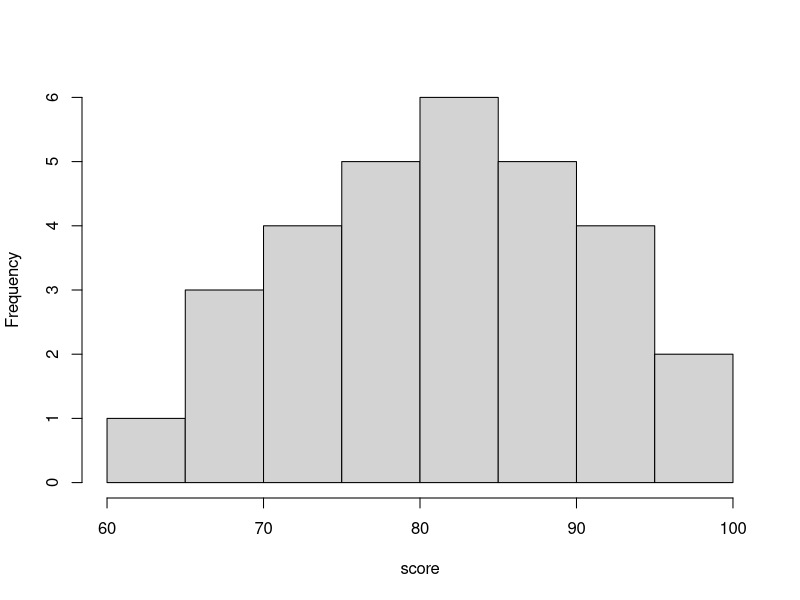
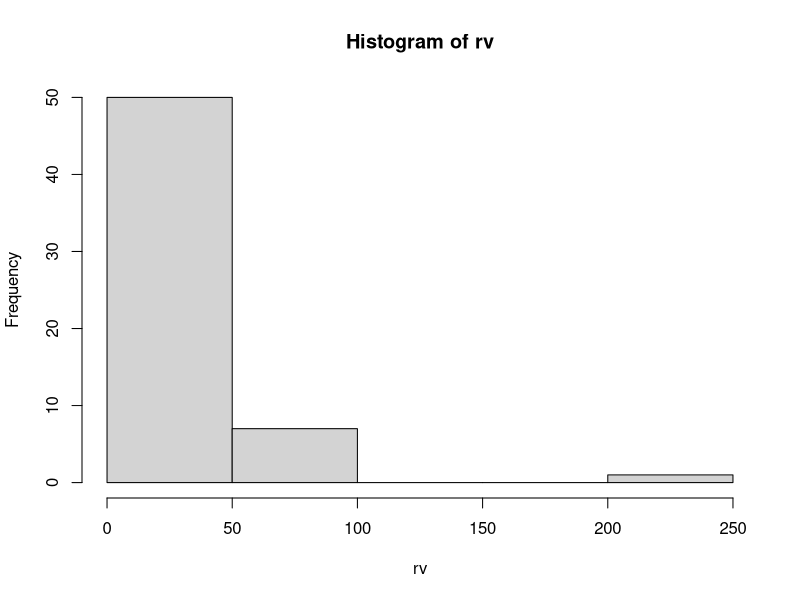
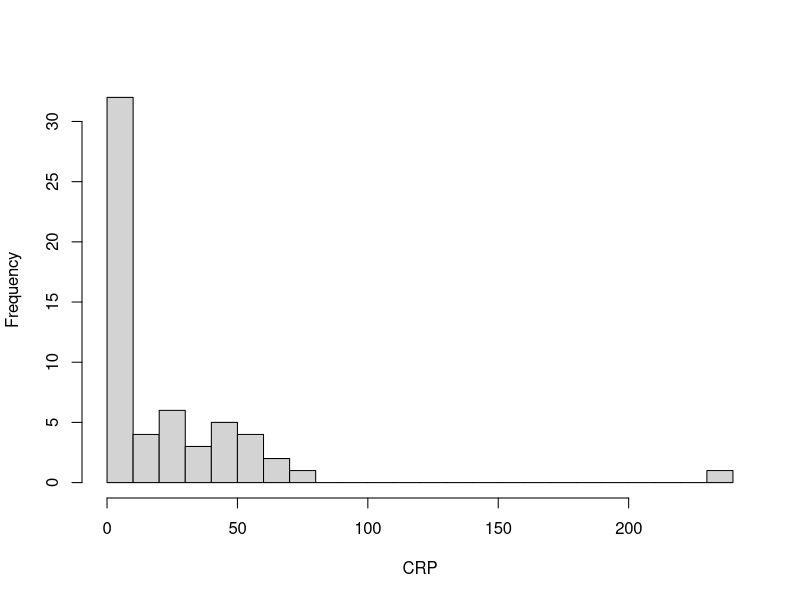
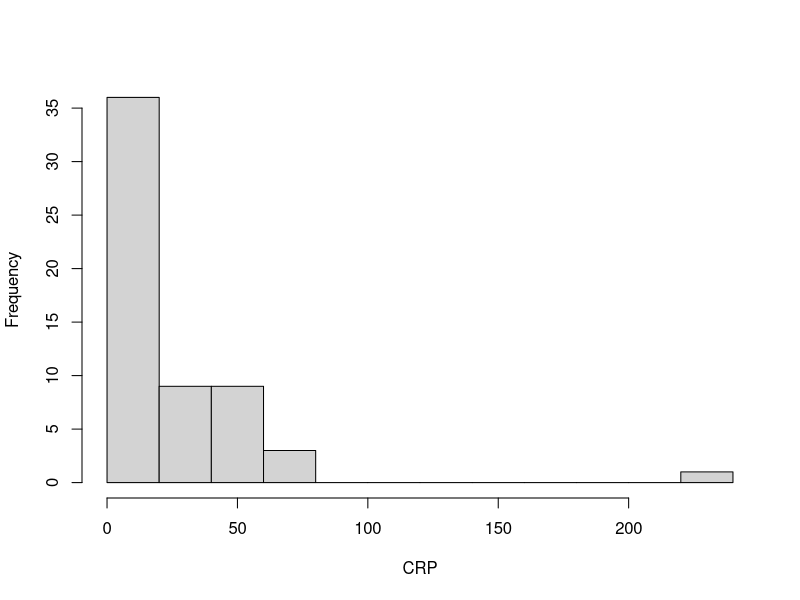
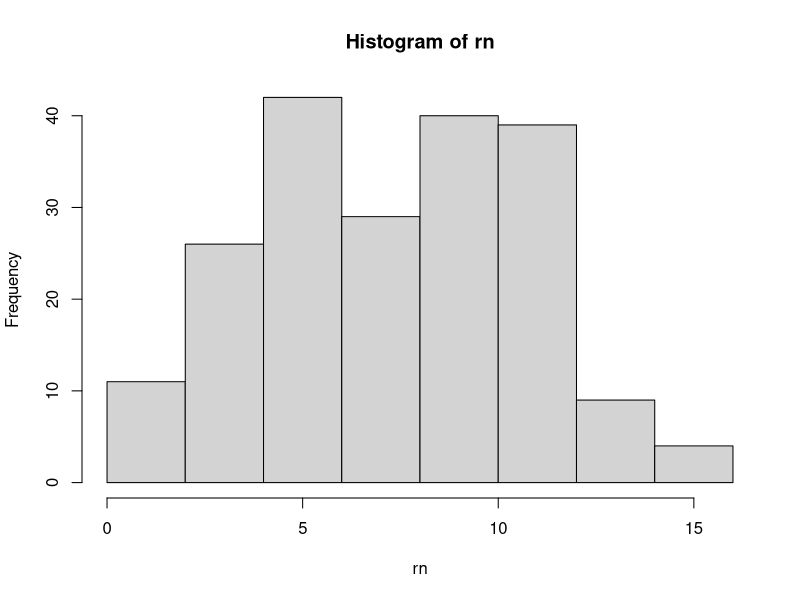
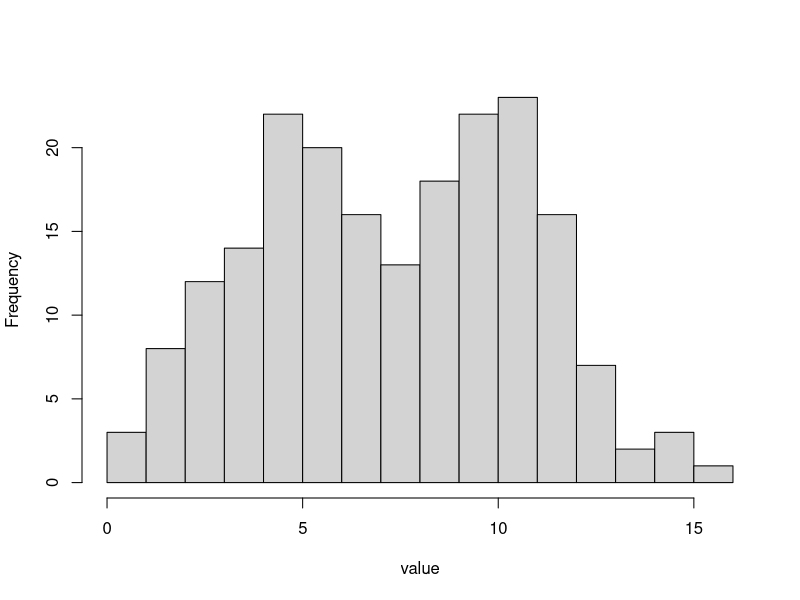
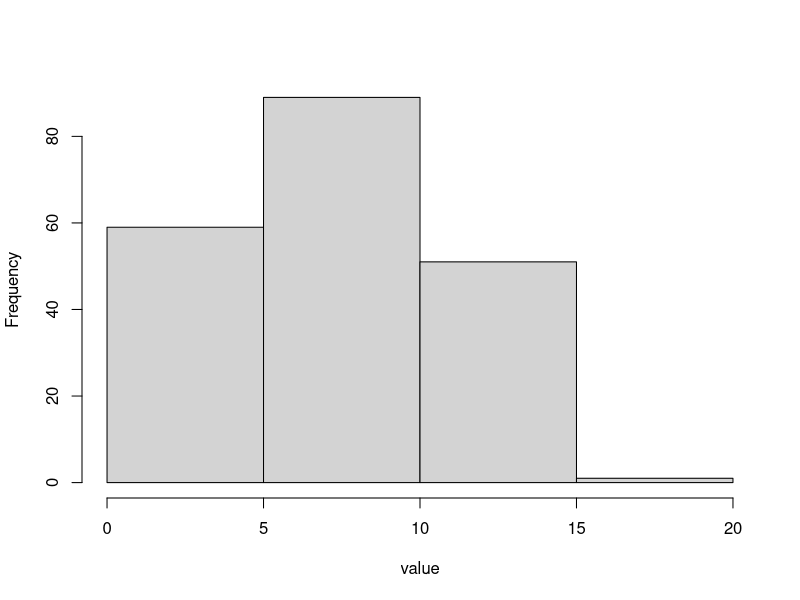
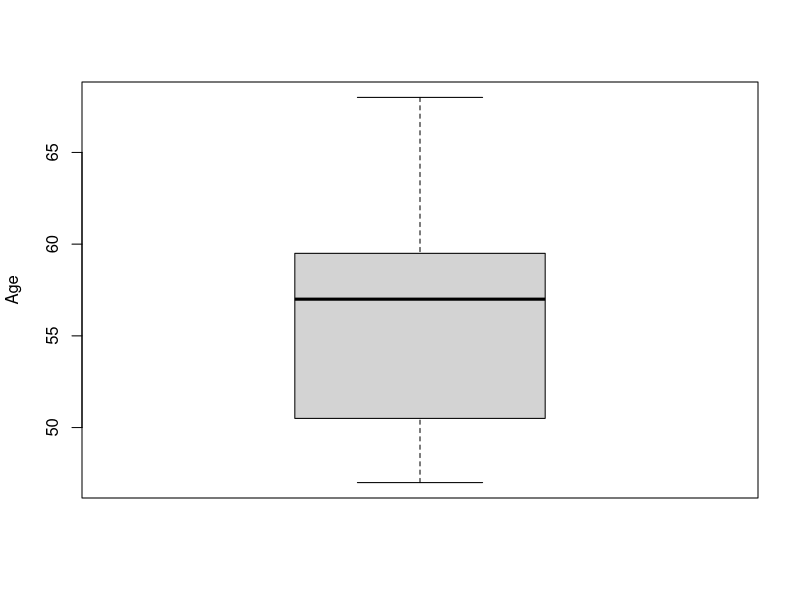

Recreate these plots in R, in order.
###################################
####???????????????
##################################
#hist(x, breaks, main, xlab, ylab, xlim, ylim, ...)
#x:????????? ??????
#breaks:????????? ?????? ??????
##????????? ??????
##????????? ????????? ????????? ??????
#main:???????????? ??????
#xlab:x??? ??????
#ylab:y??? ??????
#xlim:x?????? ??????
#ylim:y?????? ??????

### 2-6
score<-c(93, 83, 91, 68, 75, 87, 89, 96, 97, 67, 83, 81, 87, 80, 64, 
         83, 88, 76, 91, 78, 72, 80, 69, 80, 84, 71, 91, 81, 88, 73)

hist(score, main="")

### 2-7
rv<-c(0.8, 0.8, 0.8,  0.9, 0.9, 0.9, 0.9, 0.9, 1, 1, 1.8, 2, 2.1, 2.3, 2.4, 2.8,
      2.9, 3, 3.2, 3.3, 3.5, 3.8, 3.8, 3.9, 4, 4.2, 4.4, 4.5, 5.1, 5.3, 5.3, 5.4,
      14, 17, 18, 19, 21, 21, 23, 25, 27, 28, 32, 34, 36, 41, 42, 44, 48, 49,
      51, 54, 59, 60, 61, 62, 80, 240)
hist(rv)
hist(rv, main="", xlab="CRP", breaks = 20)
hist(rv, main="", xlab="CRP", breaks = seq(0, 240, 20))

### 2-8

set.seed(2021)
rn<-c(rnorm(100,5,2), rnorm(100,10,2))
#rnorm: ??????????????? ????????? ????????????

hist(rn)
hist(rn, breaks=20, main="", xlab="value")
hist(rn, breaks=5, main="", xlab="value")


###################################
###????????????boxplot
##################################
#boxplot(x, ...)
#x:????????? ??????

### 2-15
age<-c(57, 61, 47, 57, 48, 58, 57, 61, 54, 50, 68, 51)
boxplot(age, ylab="Age")

###2-16
member<-c(92, 107, 180, 90, 78, 91, 102, 88, 106, 125, 95, 102, 162)
boxplot(member, ylab="Number of board member")


###################################
###???????????????
##################################
#x??? ????????? ????????? ???
##??????:mean(x)
##??????:var(x)
##????????????:sd(x)
##?????????:median(x)
##???????????? ??????:fivenum(x) ?????????, 1????????????, ?????????, 3????????????, ????????????
##???????????? ??????:IQR(x)
##??????:range(x)

member<-c(92, 107, 180, 90, 78, 91, 102, 88, 106, 125, 95, 102, 162)
mean(member)
var(member)
sd(member)
median(member)
fivenum(member)
IQR(member)
range(member)



